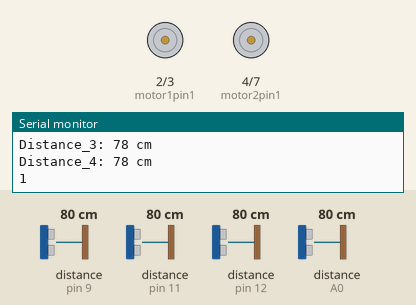
Simulated run of this sketch. Board: Arduino Uno, built with avr-gcc and run on an emulated ATmega328P. On the bench: motor-driver pin pairs drawn as motors (green arrow = first pin HIGH = forward, orange = second pin HIGH = backward, longer = more drive, scaled by the enable pin), the last lines printed to the serial monitor. Wiring (inferred from the names in the program): 4 × ultrasonic range finder: trigger pin 8, echo pin 9 / trigger pin 10, echo pin 11 / trigger pin 13, echo pin 12 / trigger A1, echo A0. Inputs (shaded band) come from the test bench; at power-on: distance to the obstacle (sensors on pin 12, pin 9, A0, pin 11) 80 cm. The echo pulse lasts 58.3 µs per cm.

Above: at 1.8 s.
1.9 s: distance to the obstacle (sensor on pin 12) set to 9 cm
6.0 s: distance to the obstacle (sensor on pin 12) set to 6 cm
At 7.4 s:
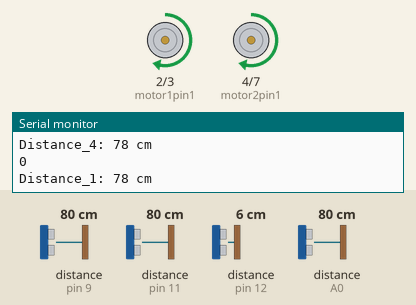
10.1 s: distance to the obstacle (sensor on pin 9) set to 13 cm
14.2 s: distance to the obstacle (sensor on pin 9) set to 10 cm
At 15.0 s:
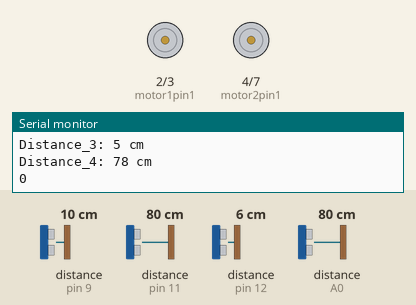
18.3 s: distance to the obstacle (sensor on A0) set to 2 cm
At 20.4 s:
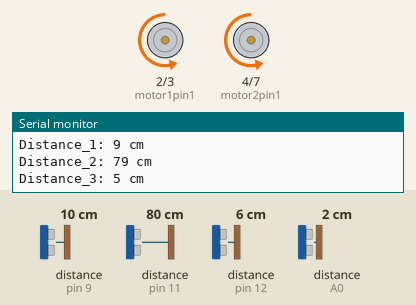
Timing chart, 0 to 21.9 s (numbered marks = the images above; inputs shaded):
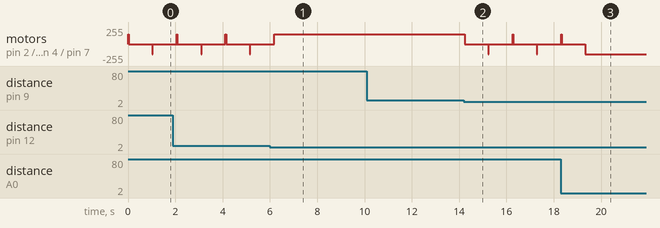

The sketch:

prototype_test_1.ino
```cpp
// defines variables

// HC-SR04_1 and HC-SR04_2 senses any walls or ostacles
// HC-SR04_3 and HC-SR04_4 check the end of handrails

#define echoPin1 9 // pin D2 Arduino to pin Echo of HC-SR04_1
#define trigPin1 8 // pin D3 Arduino to pin Trig of HC-SR04_1
#define echoPin2 11 // pin D9 Arduino to pin Echo of HC-SR04_2
#define trigPin2 10 // pin D10 Arduino to pin Trig of HC-SR04_2
#define echoPin3 12 // pin D12 Arduino to pin Echo of HC-SR04_3
#define trigPin3 13 // pin D13 Arduino to pin Trig of HC-SR04_3
#define echoPin4 A0 // pin A0 Arduino to pin Echo of HC-SR04_4
#define trigPin4 A1 // pin A1 Arduino to pin Trig of HC-SR04_4

int motor1pin1 = 2;
int motor1pin2 = 3;
int motor1_ena = 6;

int motor2pin1 = 4;
int motor2pin2 = 7;
int motor2_enb = 5;

int motor_direction = 0; // motor_direction = 0 means running toward sensor_1 direction
                         // motor_direction = 1 means running toward sensor_2 direction

int distance_1, distance_2, distance_3, distance_4; // variable for the distance measurement
float Sensor(int trigPin, int echoPin);
void read_sensor();
void change_direction();
void print_sensor_all();

// INITIAL SET UP
void setup() {

  pinMode(trigPin1, OUTPUT);
  pinMode(echoPin1, INPUT);
  pinMode(trigPin2, OUTPUT);
  pinMode(echoPin2, INPUT);
  pinMode(trigPin3, OUTPUT);
  pinMode(echoPin3, INPUT);
  pinMode(trigPin4, OUTPUT);
  pinMode(echoPin4, INPUT);
  pinMode(motor1pin1, OUTPUT);
  pinMode(motor1pin2, OUTPUT);
  pinMode(motor2pin1, OUTPUT);
  pinMode(motor2pin2, OUTPUT);
  pinMode(motor1_ena, OUTPUT);
  pinMode(motor2_enb, OUTPUT);

  // set the speed to 40-45%
  analogWrite(motor1_ena, 150);
  analogWrite(motor2_enb, 150);

  // set the initial direction of the motor
  digitalWrite(motor1pin1, HIGH);
  digitalWrite(motor1pin2, LOW);

  digitalWrite(motor2pin1, HIGH);
  digitalWrite(motor2pin2, LOW);

  Serial.begin(9600); // // Serial Communication is starting with 9600 of baudrate speed
  Serial.println("Ultrasonic Sensor HC-SR04 Test"); // print some text in Serial Monitor
  Serial.println("with Arduino UNO R3");
}

// MAIN FUNCTION
void loop() {
  read_sensor();
//   if the device runs toward the sensor_1 direction, the motor_direction = 0
//   we only check the data from sensor_1 and sensor_3
//   we need the motor to run faster to climb up the hill
  if (motor_direction == 0){
    if (distance_1 <= 10){
      change_direction();
    }
    if (distance_3 >= 6.5){
      change_direction();
    }
  }
  // the other case is the device runs toward the sensor_2 direction, the motor_direction = 1
  // we only check the data from sensor_2 and sensor_4
  // we need the motor to run slower going down the hill
  else{
    if (distance_2 <= 10){
      change_direction();
    }

    if (distance_4 >= 6.5){
      change_direction();
    }
  }

  print_sensor_all();
}


// function calculate the distance with the input is the trig and echo of each sensor
float Sensor(int trigPin, int echoPin)
{
  // Clears the trigPin condition
  digitalWrite(trigPin, LOW);
  delayMicroseconds(2);
  // Sets the trigPin HIGH (ACTIVE) for 10 microseconds
  digitalWrite(trigPin, HIGH);
  delayMicroseconds(10);
  digitalWrite(trigPin, LOW);
  // Reads the echoPin, returns the sound wave travel time in microseconds
  float duration = pulseIn(echoPin, HIGH);
  // Calculating the distance
  float distance = duration * 0.034 / 2;

  return distance;
}// END of the Sensor function


void read_sensor() {
  distance_1 = Sensor(trigPin1, echoPin1);
  distance_2 = Sensor(trigPin2, echoPin2);
  distance_3 = Sensor(trigPin3, echoPin3);
  distance_4 = Sensor(trigPin4, echoPin4);
}

void change_direction(){
  if(motor_direction == 0){
    // the machine going down the hill
    // stop the motor for 1 second
    digitalWrite(motor1pin1, LOW);
    digitalWrite(motor1pin2, LOW);

    digitalWrite(motor2pin1, LOW);
    digitalWrite(motor2pin2, LOW);
    delay(1000);

//    // set the power of motor lower
//    // set the speed to 30%
//    analogWrite(motor1_ena, 75);
//    analogWrite(motor2_enb, 75);
    //reverse the direction of motor
    digitalWrite(motor1pin1, LOW);
    digitalWrite(motor1pin2, HIGH);

    digitalWrite(motor2pin1, LOW);
    digitalWrite(motor2pin2, HIGH);
    motor_direction = 1;
  }
  else{
    // the machine going up the handrail
    // stop the motor for 1 second
    digitalWrite(motor1pin1, LOW);
    digitalWrite(motor1pin2, LOW);

    digitalWrite(motor2pin1, LOW);
    digitalWrite(motor2pin2, LOW);
    delay(1000);

    // set the power of motor higher
//    // set the speed to 80%
//    analogWrite(motor1_ena, 255);
//    analogWrite(motor2_enb, 255);
    //reverse the direction of motor

    digitalWrite(motor1pin1, HIGH);
    digitalWrite(motor1pin2, LOW);

    digitalWrite(motor2pin1, HIGH);
    digitalWrite(motor2pin2, LOW);
    motor_direction = 0;
  }
}


//void stop_motor(){
//  if(motor_direction == 0){
//    //stop the motor for 1 second
//    digitalWrite(motor1pin1, LOW);
//    digitalWrite(motor1pin2, LOW);
//
//    digitalWrite(motor2pin1, LOW);
//    digitalWrite(motor2pin2, LOW);
//  }
//  else{
//    //stop the motor for 1 second
//    digitalWrite(motor1pin1, LOW);
//    digitalWrite(motor1pin2, LOW);
//
//    digitalWrite(motor2pin1, LOW);
//    digitalWrite(motor2pin2, LOW);
//  }
//}


void print_sensor_all() {
  Serial.print("Distance_1: ");
  Serial.print(distance_1);
  Serial.println(" cm");
  Serial.print("Distance_2: ");
  Serial.print(distance_2);
  Serial.println(" cm");
  Serial.print("Distance_3: ");
  Serial.print(distance_3);
  Serial.println(" cm");
  Serial.print("Distance_4: ");
  Serial.print(distance_4);
  Serial.println(" cm");
  Serial.println(motor_direction);
}
```

Measured:
- the behaviour switches between 8 and 7 cm on distance to the obstacle (sensor on pin 12) (found by bisection; images 0 and 1)
- the behaviour switches between 12 and 11 cm on distance to the obstacle (sensor on pin 9) (found by bisection; images 1 and 2)
- after the input at 6.0 s, motor on pin 2 (motor1pin1) / pin 3 (motor1pin2), motor on pin 4 (motor2pin1) / pin 7 (motor2pin2): goes on until 6.2 s, then stays forward 150/255
- after the input at 14.2 s, motor on pin 2 (motor1pin1) / pin 3 (motor1pin2), motor on pin 4 (motor2pin1) / pin 7 (motor2pin2): forward 150/255 → stopped at once
- after the input at 18.3 s, motor on pin 2 (motor1pin1) / pin 3 (motor1pin2), motor on pin 4 (motor2pin1) / pin 7 (motor2pin2): goes on until 19.3 s, then stays backward 150/255
